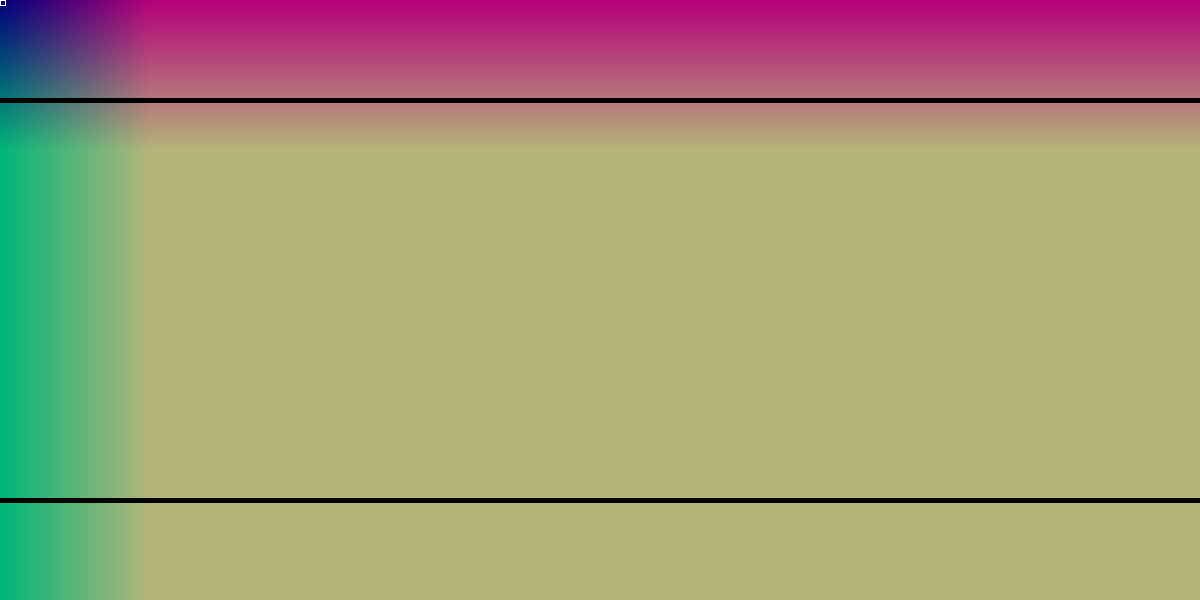
Frame 1 (no input)
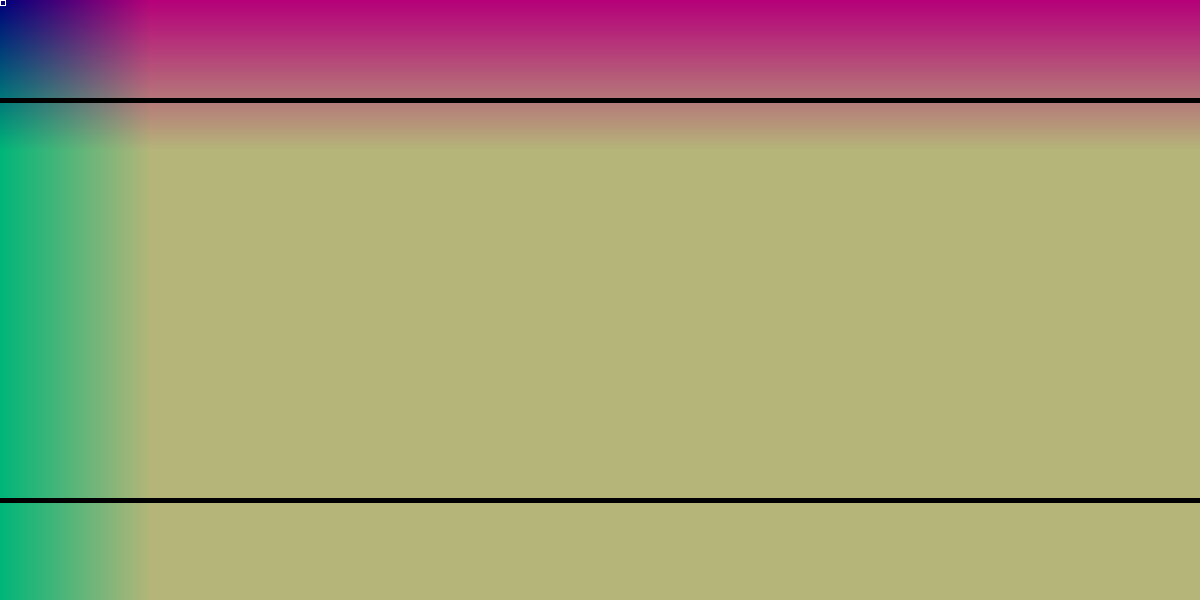
Frame 60 (the mouse pressed at the canvas centre just before this capture)
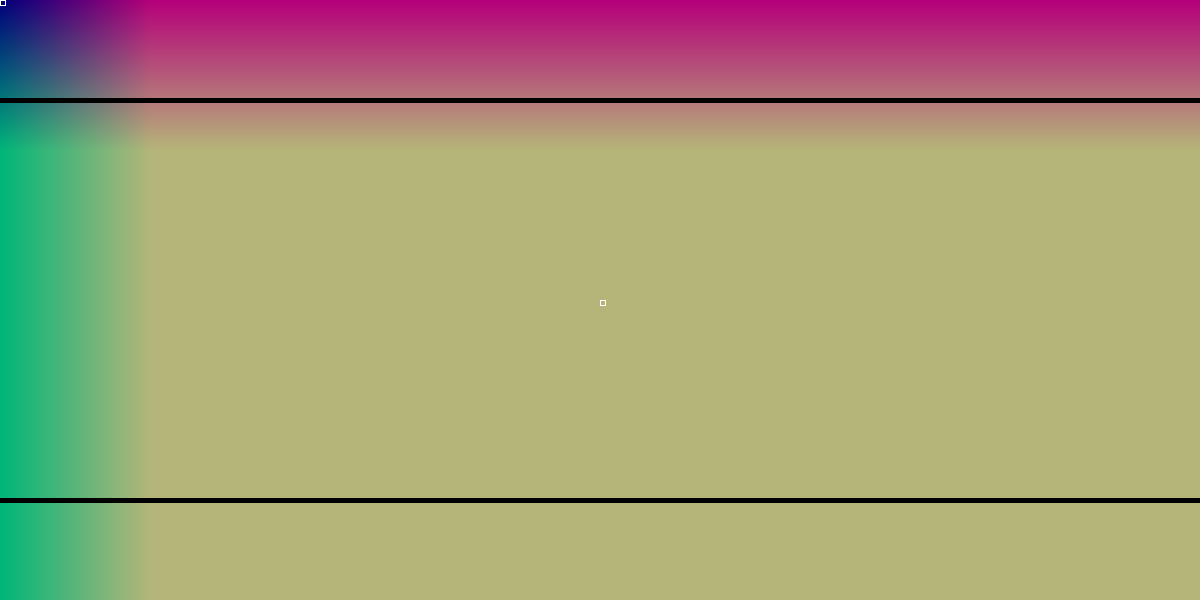
Frame 120 (the mouse held since frame 60 and released just before this capture)

The Processing sketch that drew these frames (run headless with seeded random() and noise(); from frame 60 on, the mouse is pressed at the canvas centre):

// Processing sketch: processing_72164
// ── processing_72164.pde

float randomDiameter = 0;
float strokeGray = 255;
void setup(){

size(1200,600);
 background(0);
 //noStroke();
  noStroke();
colorMode(RGB, 150 );
for (int i = 0; i < 1200; i++) {
  for (int j = 0; j < 600; j++) {
    stroke(i, j, 100);
    point(i, j);
  }
}



}

void draw() {
  stroke (0);
   strokeWeight (5);
   line (0,100,1200,100);
  stroke (0);
   strokeWeight (5);
   line (0,500,1200,500);

  
 smooth ();
 stroke (strokeGray);
 fill (230);
 strokeWeight(1);
rect(mouseX,mouseY,5,5);

if (randomDiameter <1000){
 randomDiameter++;
}
else{
 randomDiameter=0;
}


}
void mouseClicked() { 
noStroke(); 
  fill(204,50);
  rect(0,0,width,height);
  strokeWeight(10);
  translate(random(width), height);
  scale(random(0.5,1));
  branch(0);
 
}
 
void branch(int depth) {
  if (depth<5) {
    if (depth<4)
    {
      stroke(0);
    }
    else if (depth<8){
      stroke(0,150);
    }
    else {
      stroke(0,50);
    }
    line (0,0,0,-height/3);
    pushMatrix();
    {
      translate(0,-height/5);
      rotate(random(-PI/4,PI/4));
      scale(random(0.5,0.8));
      branch(depth+int(random(1,2)));
    }
    popMatrix();
    pushMatrix();
      {
        translate(0,-height/3);
      rotate(random(-PI/4,PI/4));
      scale(random(0.6,0.75));
      branch(depth+int(random(1,1)));
    }
    popMatrix();
    pushMatrix();
      {
        translate(0,-height/3);
      rotate(random(-PI/4,PI/4));
      scale(random(0.6,0.7));
      branch(depth+int(random(1,1)));
    }
    popMatrix();
    pushMatrix();
      {
        translate(0,-height/3);
      rotate(random(-PI/4,PI/4));
      scale(random(0.55,0.65));
      branch(depth+int(random(1,3)));
    }
    popMatrix();
  }


  
}

void keyPressed () {
 if (key == 's') {
   save("MarnfahKanjanavanit.pde");
 }
}
